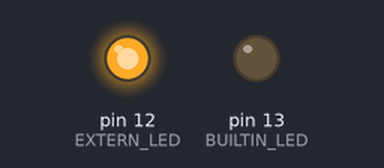
Simulated run of this sketch. Board: Arduino Uno, built with avr-gcc and run on an emulated ATmega328P. Parts: output pins drawn as LEDs (lit = HIGH).

Above: at 0.4 s.
At 4.6 s:
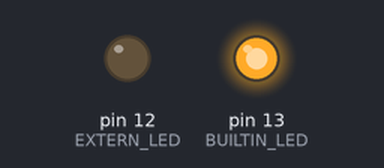
At 10.0 s:
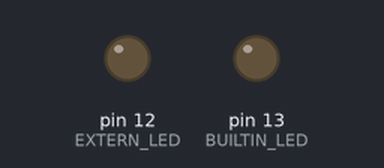
Timing chart, 0 to 13.7 s (numbered marks = the images above):
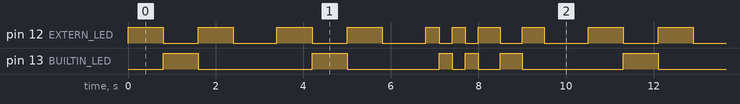

The sketch:

Fixed_Rate_Switch.ino
```cpp
#define EXTERN_LED 12
#define BUILTIN_LED 13

void setup() {
  // put your setup code here, to run once:
  pinMode(EXTERN_LED, OUTPUT);
  pinMode(BUILTIN_LED, OUTPUT);
}

void loop() {
  // put your main code here, to run repeatedly:
    digitalWrite(EXTERN_LED, HIGH);
    delay(800);
    digitalWrite(EXTERN_LED, LOW);
    digitalWrite(BUILTIN_LED, HIGH);
    delay(800);
    digitalWrite(BUILTIN_LED, LOW);
    digitalWrite(EXTERN_LED, HIGH);
    delay(800);
    digitalWrite(EXTERN_LED, LOW);

    delay(1000);

    digitalWrite(EXTERN_LED, HIGH);
    delay(800);
    digitalWrite(EXTERN_LED, LOW);
    digitalWrite(BUILTIN_LED, HIGH);
    delay(800);
    digitalWrite(BUILTIN_LED, LOW);
    digitalWrite(EXTERN_LED, HIGH);
    delay(800);
    digitalWrite(EXTERN_LED, LOW);

    delay(1000);

    digitalWrite(EXTERN_LED, HIGH);
    delay(300);
    digitalWrite(EXTERN_LED, LOW);
    digitalWrite(BUILTIN_LED, HIGH);
    delay(300);
    digitalWrite(BUILTIN_LED, LOW);
    digitalWrite(EXTERN_LED, HIGH);
    delay(300);
    digitalWrite(EXTERN_LED, LOW);
    digitalWrite(BUILTIN_LED, HIGH);
    delay(300);

    digitalWrite(BUILTIN_LED, LOW);
    digitalWrite(EXTERN_LED, HIGH);
    delay(500);
    digitalWrite(EXTERN_LED, LOW);
    digitalWrite(BUILTIN_LED, HIGH);
    delay(500);
    digitalWrite(BUILTIN_LED, LOW);
    digitalWrite(EXTERN_LED, HIGH);
    delay(500);
    digitalWrite(EXTERN_LED, LOW);

    delay(1000);
}
```

Measured:
- by itself, pin 13 (BUILTIN_LED): repeats every 10.5 s: LOW 2.6 s, HIGH 0.80 s, LOW 2.1 s, HIGH 0.30 s, LOW 0.30 s, HIGH 0.30 s, LOW 0.50 s, HIGH 0.50 s, LOW 2.3 s, HIGH 0.80 s
- by itself, pin 12 (EXTERN_LED): repeats every 10.5 s: LOW 0.80 s, HIGH 0.80 s, LOW 1.0 s, HIGH 0.80 s, LOW 0.80 s, HIGH 0.80 s, LOW 1.0 s, 2 × (HIGH 0.30 s, LOW 0.30 s), HIGH 0.50 s, LOW 0.50 s, HIGH 0.50 s, LOW 1.0 s, HIGH 0.80 s
- by itself, everything shown: repeats every 10.5 s, in 16 steps
